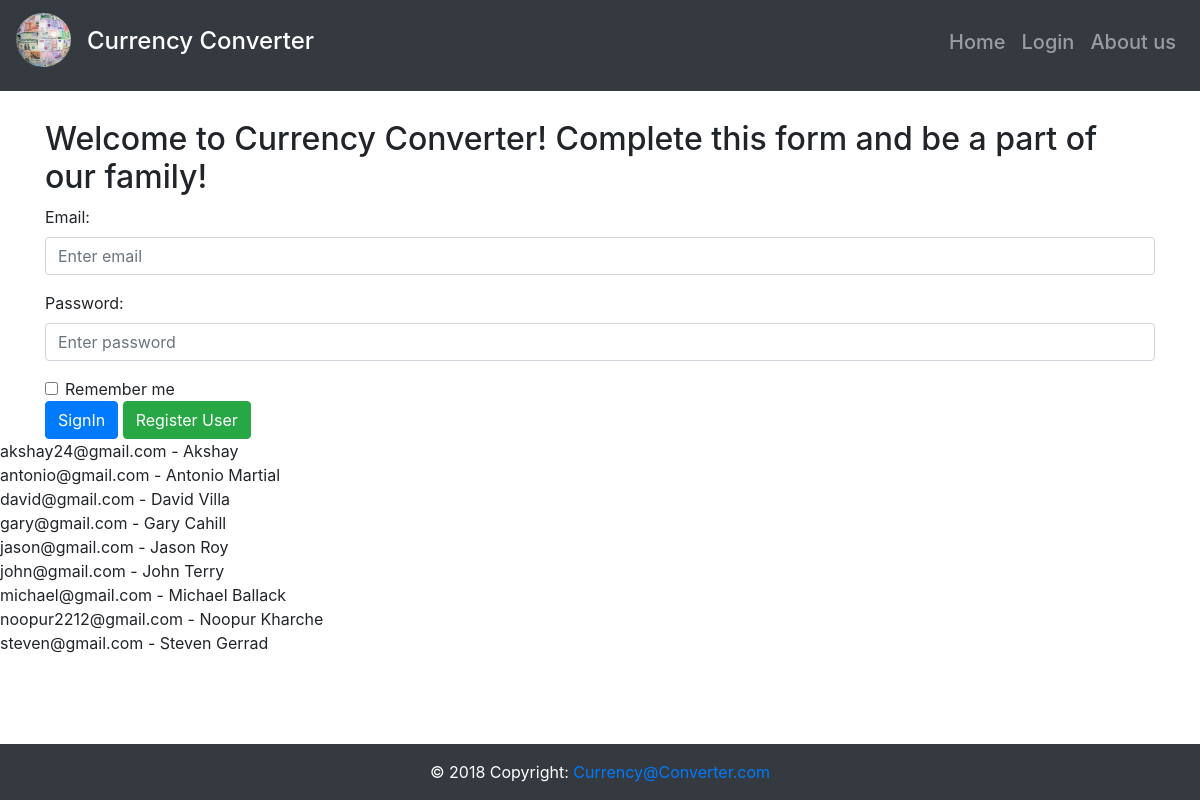
The app's page /GA2/Team4_code/html/login.php with its own data.
### tables this page shows
CREATE TABLE `person` (
  `name` varchar(50) DEFAULT NULL,
  `email` varchar(50) NOT NULL,
  `password` varchar(200) DEFAULT NULL,
  `DOB` date DEFAULT NULL,
  `contact` varchar(10) DEFAULT NULL,
  `address` varchar(50) DEFAULT NULL,
  `userType` varchar(20) DEFAULT NULL
);

### GA2/Team4_code/html/login.php (the view, shortened to what this page needs)
  <!DOCTYPE html>
  <html>
  <head>
  <link rel="stylesheet" href="https://maxcdn.bootstrapcdn.com/bootstrap/4.0.0-beta.2/css/bootstrap.min.css">
  <link rel="stylesheet" type="text/css" href="../css/index.css">
  </head>
  <body>
  <nav class="navbar fixed-top navbar-expand-lg navbar-dark bg-dark">
  	<figure class="logo"><img class="rounded-circle" src="../images/logo.jpeg" width="55" height="55" alt="logo" id="logo"></figure>
      <a class="navbar-brand" href="#"><h4 id="heading">Currency Converter</h4></a>
          <div class="collapse navbar-collapse justify-content-end" id="navbarContent">
              <div class="navbar-nav">
                  <a class="nav-item nav-link" href="index.html"><b><h5>Home</h5></b></a>
                  <a class="nav-item nav-link" href="#login"><b><h5>Login</h5></b></a>
                  <a class="nav-item nav-link" href="about.html"><b><h5>About us</h5></b></a>
              </div>
          </div>
  </nav>
  <div class="container mt-md" id="">
    <h2>Welcome to Currency Converter! Complete this form and be a part of our family!</h2>
    <form action="/action_page.php">
      <div class="form-group">
        <label for="email">Email:</label>
        <input type="email" class="form-control" id="email" placeholder="Enter email" name="email">
      </div>
      <div class="form-group">
        <label for="pwd">Password:</label>
        <input type="password" class="form-control" id="pwd" placeholder="Enter password" name="pswd">
      </div>
      <div class="form-check">
        <label class="form-check-label">
          <input class="form-check-input" type="checkbox" name="remember"> Remember me
        </label>
      </div>
      <button type="submit" class="btn btn-primary">SignIn</button>
    <a class="btn btn-success" href="signup.html">Register User</a>
    </form>
  </div>
  <footer id="footadmin">
          <div class="footer-copyright py-3 text-center bg-dark text-white">
          © 2018 Copyright:
          <a href="index.html"> Currency@Converter.com </a>
      </div>
  </footer>
  </body>
  </html>
  <?php
try{
  $connString = "mysql:host=localhost;dbname=currencyfluctuation";
  $user = "root";
  $password = "root";
    $pdo = new PDO($connString,$user,$password);
  $pdo->setAttribute(PDO::ATTR_ERRMODE, PDO::ERRMODE_EXCEPTION);
  $sql = "select * from Person";
  $result = $pdo->query($sql);
  while($row = $result->fetch()){
    echo $row['email'] . " - ".$row["name"]. "<br/>";
  }
}
catch(PDOException $e) {
  die($e ->getMessage());
}
?>

### GA2/Team4_code/css/index.css (style rules this page uses)
.text-white { color: white; }
#heading { margin-left: 7%; }
#logo { padding-top: 2%; margin-top: 8%; }
.mt-md { margin-top: 10%; }
#footadmin { position: absolute; overflow: auto; right: 0; bottom: 0; left: 0; margin: 0px; padding: 0px; }

### records on screen
person: name "Akshay"
person: email "antonio@gmail.com", name "Antonio Martial"
person: email "david@gmail.com", name "David Villa"
person: email "gary@gmail.com", name "Gary Cahill"
person: email "jason@gmail.com", name "Jason Roy"
person: email "john@gmail.com", name "John Terry"
person: email "michael@gmail.com", name "Michael Ballack"
person: email "noopur2212@gmail.com", name "Noopur Kharche"
person: email "steven@gmail.com", name "Steven Gerrad"
